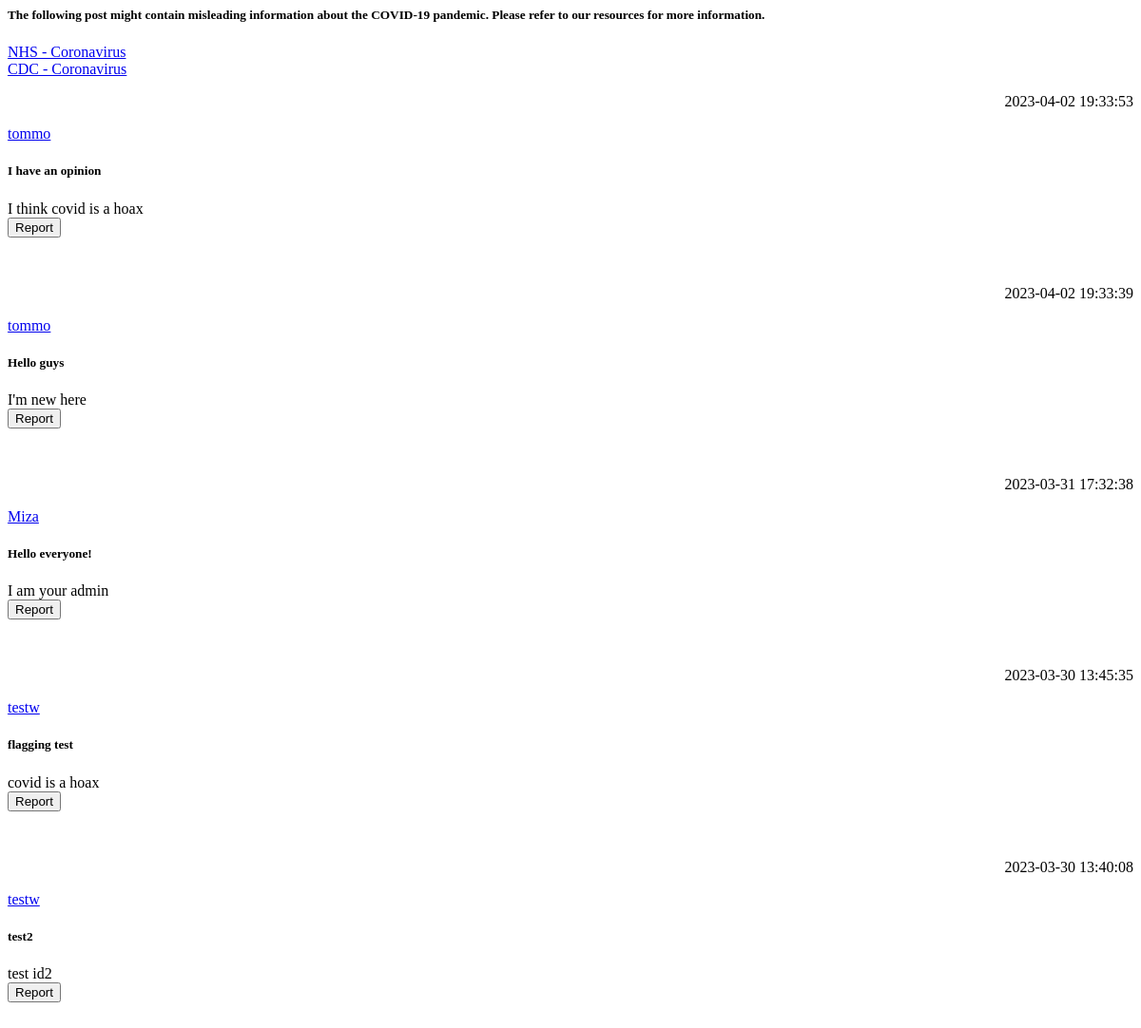
Before: /load_posts with the older database file.
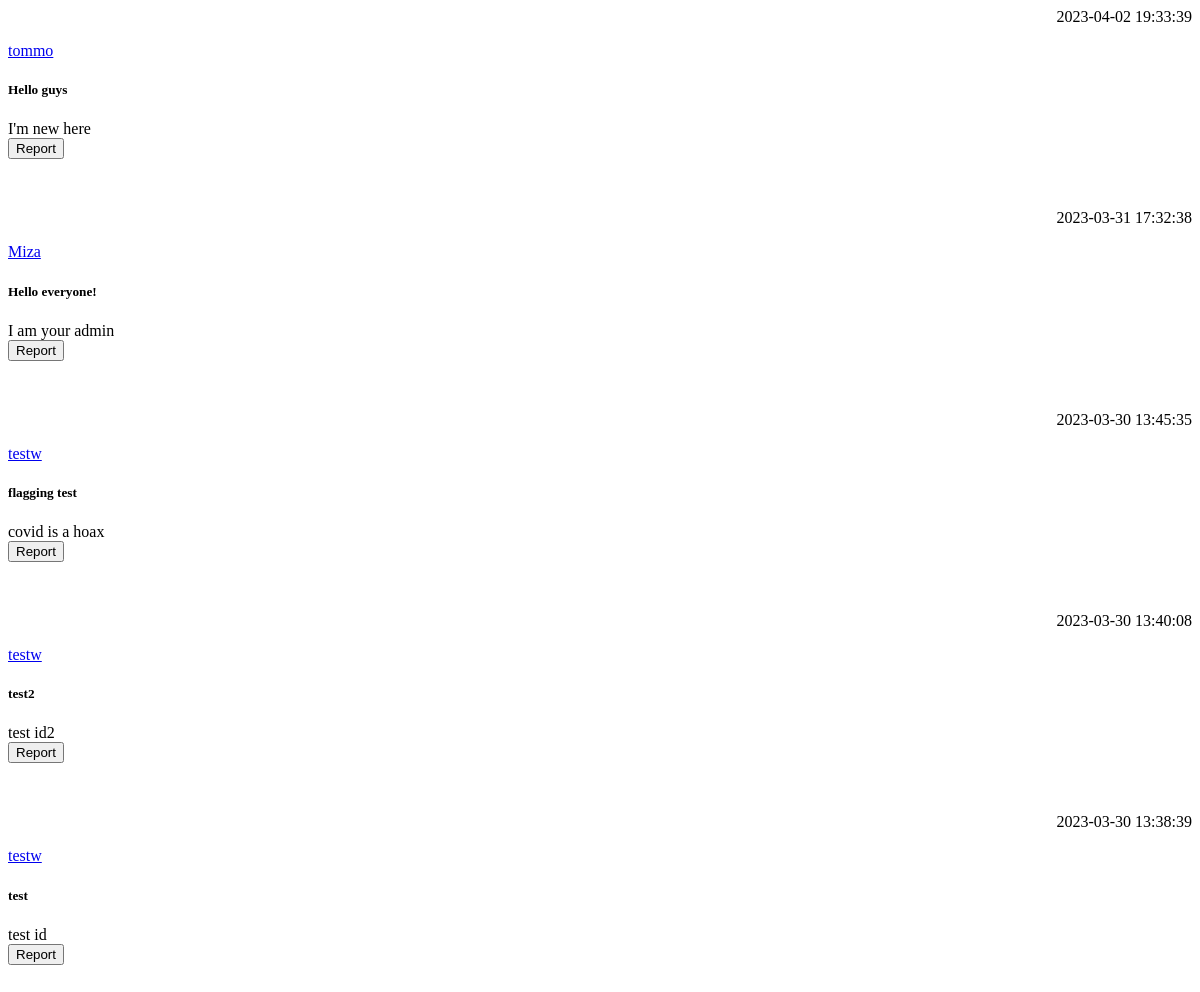
After: the same page with the newer database file.
### tables this page shows
CREATE TABLE posts (
    ID INTEGER PRIMARY KEY AUTOINCREMENT,
    title TEXT NOT NULL,
    content TEXT NOT NULL,
    by_user TEXT NOT NULL,
    created_at timestamp default current_timestamp
, userID integer, flag_covid text, blacklisted text, flag_vaccine text, flag_tests text, flag_cures text, reported int, report_message text);

### app.py (the view)
@app.route("/load_posts")
def load_posts():
   page = request.args.get('page', 0, int)
   if page == 0:
        offset = 0
   else:
        offset = 5 * page
   posts=query_db('SELECT * FROM posts ORDER BY created_at DESC LIMIT 5 OFFSET ?', [offset])
   html = render_template('posts.html', posts = posts)
   return html

### app.py (called while the page is built)
def query_db(query, args=(), one=False):
    con = g._database = sqlite3.connect(DATABASE)
    con.row_factory = sqlite3.Row
    cur = con.execute(query, args)
    rv = cur.fetchall()
    cur.close()
    return (rv[0] if rv else None) if one else rv

### templates/posts.html (shortened to what this page needs)
{% for post in posts %}
<div class="shadow mx-auto posts p-3 mb-5 rounded">
{% if post.flag_covid == "yes" %}
<div class="flagged_post">
  <h5>The following post might contain misleading information about the COVID-19 pandemic. Please refer to our resources for more information.</h5>
  <a href="https://www.nhs.uk/conditions/coronavirus-covid-19/">NHS - Coronavirus </a><br>
  <a href="https://www.cdc.gov/coronavirus/2019-ncov/index.html">CDC - Coronavirus</a>
</div>
{% endif %}
<p align="right">{{  post.created_at  }}</p>
<a class="post_username" href="{{ url_for('user_profile', username=post.by_user) }}">
  {{ post.by_user }}
</a>
<h5>{{ post.title }}</h5>
{{ post.content }}<br/>
<form method="post" action="{{ url_for('post_report') }}">
  <button class="report_button" type="submit">Report</button>
</form>
</div>
{% endfor %}

Changed rows visible on the page:
removed posts: flag_covid "NHS - Coronavirus", created_at "2023-04-02 19:33:53", by_user "tommo", title "I have an opinion", content "I think covid is a hoax"
now on this page (row unchanged): posts: created_at "2023-03-30 13:38:39", by_user "testw", title "test", content "test id"
